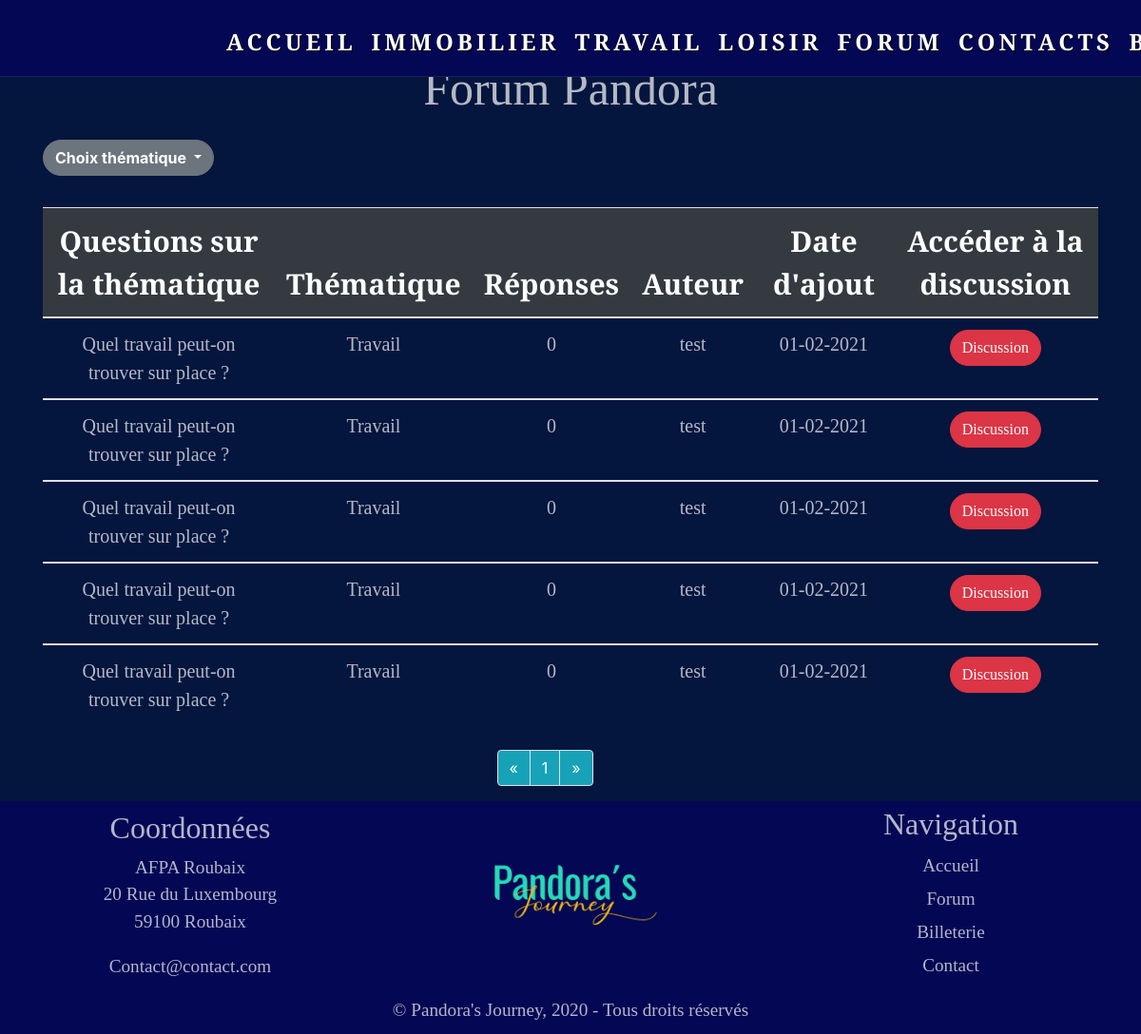
/coucheControlleur/forum/forumcontrolleur.php?page=1&theme=Travail, run on the app's committed database.
### tables this page shows
CREATE TABLE `sujetfurum` (
  `idSujetTh` int(11) NOT NULL,
  `typeSujetTh` varchar(255) NOT NULL,
  `questionSujet` varchar(255) NOT NULL,
  `dateAjoutSujet` date NOT NULL,
  `idUti` int(11) DEFAULT NULL
);

CREATE TABLE `utilisateur` (
  `idUti` int(11) NOT NULL,
  `nom` varchar(255) NOT NULL,
  `prenom` varchar(255) NOT NULL,
  `pseudo` varchar(255) NOT NULL,
  `email` varchar(255) NOT NULL,
  `numeroTel` varchar(11) NOT NULL,
  `passWord` varchar(255) NOT NULL,
  `profil` varchar(50) NOT NULL,
  `dateNaissance` date NOT NULL,
  `sex` varchar(50) NOT NULL
);

### classe_metier/SujetTheme.php (called while the page is built)
<?php
class SujetTheme
{
    private $idSujetTh;
    private $typeSujetTh;
    private $questionSujet;
    private $dateAjout;
    private $idUti;
    public function getIdSujetTh(): ?string
    {
        return $this->idSujetTh;
    }
    public function setIdSujetTh(?string $idSujetTh)
    {
        $this->idSujetTh = $idSujetTh;
        return $this;
    }
    public function getTypeSujetTh(): ?string
    {
        return $this->typeSujetTh;
    }
    public function setTypeSujetTh(?string $typeSujetTh): ?self
    {
        $this->typeSujetTh = $typeSujetTh;
        return $this;
    }
    public function getQuestionSujet(): ?string
    {
        return $this->questionSujet;
    }
    public function setQuestionSujet(?string $questionSujet): self
    {
        $this->questionSujet = $questionSujet;
        return $this;
    }
    public function getIdUti(): int
    {
        return $this->idUti;
    }
    public function setIdUti(?int $idUti): ?self
    {
        $this->idUti = $idUti;
        return $this;
    }
    public function getDateAjout(): ?DateTime
    {
        return $this->dateAjout;
    }
    public function setDateAjout(DateTime $dateAjout): ?self
    {
        $this->dateAjout = $dateAjout;
        return $this;
    }
}

### coucheDao/SujetForumDAO.php (called while the page is built, shortened)
<?php
include_once __DIR__ . "/../classe_metier/SujetTheme.php";
class SujetForumDAO implements InterfDao
{
    public function __construct()
    {
        $this->db = new ConnectionBaseDonnees();
    }
    public function read(int $page = null, $theme = null): array
    {
        try {
            $db = $this->db->connectiondb();
            if ($theme) {
                $request = "SELECT COUNT('id') FROM sujetfurum WHERE typeSujetTh = '$theme'";
            } else {
                $request = "SELECT COUNT('id') FROM sujetfurum";
            }
            $count = (int) $db->query($request)->fetch()[0];
            $pageCourante = (int) ($page ?? 1);
            $nbrSujetPage = 5;
            $nbrPages = ceil($count / $nbrSujetPage);
            $offset = $nbrSujetPage * ($pageCourante - 1);
            if ($theme) {
                $reqsql = "SELECT * FROM sujetfurum WHERE typeSujetTh = '$theme' ORDER BY idSujetTh DESC LIMIT $offset ,$nbrSujetPage";
            } else {
                $reqsql = "SELECT * FROM sujetfurum ORDER BY idSujetTh DESC LIMIT $offset ,$nbrSujetPage";
            }
            $stm = $db->prepare($reqsql);
            $stm->execute();
            $array = $stm->fetchAll(PDO::FETCH_ASSOC);
        } catch (PDOException $f) {
            throw new DaoException($f->getMessage());
        }
        $tab = [];
        foreach ($array as $value) {
            $sujetTheme = new SujetTheme();
            $sujetTheme->setIdSujetTh($value['idSujetTh'])->setTypeSujetTh($value['typeSujetTh'])
                ->setQuestionSujet($value['questionSujet'])->setDateAjout(new DateTime($value['dateAjoutSujet']))
                ->setIdUti($value['idUti']);
            $tab[] = $sujetTheme;
        }
        return [$tab, $nbrPages];
    }
}

### coucheService/SujetForumService.php (called while the page is built, shortened)
<?php
include_once __DIR__ . "/../coucheDao/SujetForumDao.php";
class SujetForumService implements interfService
{
    public function __construct()
    {
        $this->service = new SujetForumDao();
    }
    public function readService(int $page = null, $theme = null): ?array
    {
        return $this->service->read($page, $theme);
    }
}

### coucheDao/UtilisateurDao.php (called while the page is built, shortened)
<?php
include_once __DIR__ . '/../classe_metier/Utilisateur.php';
class UtilisateurDao implements InterfDao
{
    public function __construct()
    {
        $this->db = new ConnectionBaseDonnees();
    }
    public function readById(?int $id): ?object
    {
        try {
            $db = $this->db->connectiondb();
            $stm = $db->prepare("SELECT * FROM utilisateur WHERE idUti=?");
            $stm->bindValue(1, $id, PDO::PARAM_INT);
            $stm->execute();
            $array = $stm->fetchAll(PDO::FETCH_ASSOC);
        } catch (PDOException $f) {
            throw new DaoException($f->getCode(), $f->getMessage());
        }
        foreach ($array as $value) {
            $utilisateur = new Utilisateur();
            $utilisateur->setIdUti($value['idUti'])->setNom($value['nom'])->setPrenom($value['prenom'])
                ->setPseudo($value['pseudo'])->setEmail($value['email'])
                ->setNumTel($value['numeroTel'])->setPassword($value['passWord'])->setProfil($value['profil'])
                ->setDateNaissance(new DateTime($value['dateNaissance']))->setCivilite($value['sex']);
        }
        return $utilisateur;
    }
}

### coucheService/UtilisateurService.php (called while the page is built, shortened)
<?php
include_once __DIR__ . "/../coucheDao/UtilisateurDao.php";
class UtilisateurService implements interfService
{
    public function __construct()
    {
        $this->service = new UtilisateurDao();
    }
    public function readByIdService(?int $id): ?object
    {
        try {
            $object =  $this->service->readById($id);
        } catch (DaoException $e) {
            throw new ServiceException($e->getMessage(), $e->getCode());
        }
        return $object;
    }
}

### classe_metier/Utilisateur.php (called while the page is built, shortened)
<?php
class Utilisateur
{
    private $pseudo;
    public function setIdUti(int $idUti): self
    {
        return $this;
    }
    public function setNom(?string $nom): self
    {
        return $this;
    }
    public function setPrenom(string $prenom): self
    {
        return $this;
    }
    public function getPseudo(): string
    {
        return $this->pseudo;
    }
    public function setPseudo(string $pseudo): self
    {
        $this->pseudo = $pseudo;
        return $this;
    }
    public function setEmail(string $email): self
    {
        return $this;
    }
    public function setNumTel(?string $numTel): self
    {
        return $this;
    }
    public function setPassword(string $password): self
    {
        return $this;
    }
    public function setProfil(string $profil): self
    {
        return $this;
    }
    public function setDateNaissance(DateTime $dateNaissance): self
    {
        return $this;
    }
    public function setCivilite(string $civilite): self
    {
        return $this;
    }
}

### view/Forum/forum_sujet/forum_typesujet.php (the view, shortened to what this page needs)
<?php
include_once __DIR__ . "/../../../coucheService/SujetForumService.php";
include_once __DIR__ . "/../../../Pandora_nav_footer/nav.php";
include_once __DIR__ . "/../../../Pandora_nav_footer/footer.php";
include_once __DIR__ . '/../../../coucheService/UtilisateurService.php';
function sujetTypeForum(array $array = [])
{
?>
    <!DOCTYPE html>
    <html lang="fr">
    <head>
        <link rel="stylesheet" href="https://stackpath.bootstrapcdn.com/bootstrap/4.5.2/css/bootstrap.min.css">
        <link rel="stylesheet" href="style.css">
    </head>
    <body class="position-relative">
        <div class="container-fluid forum">
            <div class="row justify-content-center">
                <div class="title-forum">
                    <p>
                        Forum Pandora
                    </p>
                </div>
            </div>
            <div class="row">
                <div class="dropdown">
                    <button class="btn btn-secondary dropdown-toggle rounded-pill font-weight-bold" type="button" id="dropdownMenuButton" data-toggle="dropdown" aria-haspopup="true" aria-expanded="false">
                        Choix thématique
                    </button>
                </div>
                <table class="table table table-forum">
                    <thead class="bg-dark text-white">
                        <tr>
                            <th scope="col">Questions sur la thématique</th>
                            <th scope="col">Thématique</th>
                            <th scope="col">Réponses</th>
                            <th scope="col">Auteur</th>
                            <th scope="col">Date d'ajout</th>
                            <th scope="col">Accéder à la discussion</th>
                        </tr>
                    </thead>
                    <?php
                    if (!empty($array)) {
                        foreach ($array[0] as $value) {
                    ?>
                            <tbody>
                                <tr>
                                    <td scope=" row"><?php echo $value->getQuestionSujet(); ?></td>
                                    <td scope="row"><?php echo $value->getTypeSujetTh(); ?></td>
                                    <td>
                                        <?php
                                        $compt = 0;
                                        echo $compt;
                                        ?>
                                    </td>
                                    <td><?php
                                        $utilisateur = new UtilisateurService();
                                        $pseudo = $utilisateur->readByIdService($value->getIdUti());
                                        echo $pseudo->getPseudo();
                                        ?>
                                    </td>
                                    <td scope="row"><?php echo $value->getDateAjout()->format('d-m-Y'); ?></td>
                                    <td>
                                        <button type="button" class="btn btn-danger rounded-pill ">
                                            <a href="forumcontrolleur.php?sujetforum=<?php echo $value->getIdSujetTh(); ?>" style="text-decoration: none;" class=" text-white">Discussion</a>
                                        </button>
                                    </td>
                                </tr>
                            </tbody>
                    <?php
                        }
                    } ?>
                </table>
            </div>
        </div>
        <div class="container-fluid">
            <div class="container">
                <div class="row">
                    <div class="col-sm-12 col-md-12 col-lg-12 col-xl-12">
                        <div class="col-sm-2 col-md-2 col-lg-2 col-xl-2 mx-auto">
                            <ul class="pagination">
                                <li class="page-item <?php if ($_GET['page'] == 1) {
                                                            echo "disabled";
                                                        } ?>">
                                    <a class="text-white bg-info page-link " href="forumcontrolleur.php?page=<?php if ($_GET['page'] > 1 && isset($_GET['theme'])) {
                                                                                                                    echo ($_GET['page'] - 1) . "&theme=" . $_GET['theme'];
                                                                                                                } elseif ($_GET['page'] > 1) {
                                                                                                                    echo $_GET['page'] - 1;
                                                                                                                }  ?>" aria-label="Previous">
                                        <span aria-hidden="true">&laquo;</span>
                                    </a>
                                </li>
                                <?php for ($i = 1; $i <= $array[1]; $i++) {
                                ?>
                                    <li class="page-item <?php
                                                            if ($_GET['page'] == $i) {
                                                                echo "disabled";
                                                            }
                                                            ?> ">
                                        <a class="text-white bg-info page-link" href="forumcontrolleur.php?page=<?php if (isset($_GET['theme'])) {
                                                                                                                    echo $i . "&theme=" . $_GET['theme'];
                                                                                                                } else {
                                                                                                                    echo $i;
                                                                                                                }
                                                                                                                ?>"><?php echo $i; ?>
                                        </a>
                                    </li><?php
                                        } ?>
                                <li class="page-item <?php if ($_GET['page'] >= $array[1]) {
                                                            echo "disabled";
                                                        } ?>">
                                    <a class="text-white bg-info page-link" href="forumcontrolleur.php?page=<?php if ($_GET['page'] <= $array[1] && isset($_GET['theme'])) {
                                                                                                                echo ($_GET['page'] + 1) . "&theme=" . $_GET['theme'];
                                                                                                            } elseif ($_GET['page'] <= $array[1]) {
                                                                                                                echo $_GET['page'] + 1;
                                                                                                            }  ?>" aria-label="Next">
                                        <span aria-hidden="true">&raquo;</span>
                                    </a>
                                </li>
                            </ul>
                        </div>
                    </div>
                </div>
            </div>
        </div>
        <footer>
        </footer>
    </body>
    </html>
<?php
}

### coucheControlleur/forum/Style.css (style rules this page uses)
html { overflow-x: hidden; }
* { margin: 0; padding: 0; }
body { background-color: rgb(4, 21, 62); }
a { text-decoration: none; margin-top: 10px; }
.title-forum { padding-top: 5%; font-family: 'Playfair Display', serif; color: rgba(255, 255, 255, 0.7); font-size: 50px; }
.table-forum { margin-top: 3%; font-family: 'Playfair Display', serif; color: rgba(255, 255, 255, 0.7); font-size: 20px; text-align: center; }
th { font-size: 30px; font-weight: bold; text-align: center; }
.forum { padding-left: 5%; padding-right: 5%; }

### data on the page
sujetfurum: questionSujet "Quel travail peut-on trouver sur place ?", typeSujetTh "Travail", compt "0", idUti.pseudo "test", format "01-02-2021"
sujetfurum: questionSujet "Quel travail peut-on trouver sur place ?", typeSujetTh "Travail", compt "0", idUti.pseudo "test", format "01-02-2021"
sujetfurum: questionSujet "Quel travail peut-on trouver sur place ?", typeSujetTh "Travail", compt "0", idUti.pseudo "test", format "01-02-2021"
sujetfurum: questionSujet "Quel travail peut-on trouver sur place ?", typeSujetTh "Travail", compt "0", idUti.pseudo "test", format "01-02-2021"
sujetfurum: questionSujet "Quel travail peut-on trouver sur place ?", typeSujetTh "Travail", compt "0", idUti.pseudo "test", format "01-02-2021"
